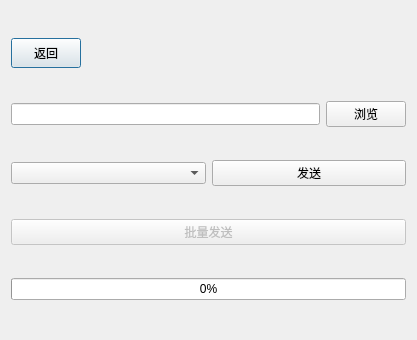
<?xml version="1.0" encoding="UTF-8"?>
<ui version="4.0">
 <class>FileSend</class>
 <widget class="QDialog" name="FileSend">
  <property name="geometry">
   <rect>
    <x>0</x>
    <y>0</y>
    <width>417</width>
    <height>340</height>
   </rect>
  </property>
  <property name="windowTitle">
   <string>文件传输</string>
  </property>
  <property name="styleSheet">
   <string notr="true"/>
  </property>
  <layout class="QGridLayout" name="gridLayout">
   <item row="0" column="0">
    <widget class="QPushButton" name="fanhui">
     <property name="maximumSize">
      <size>
       <width>70</width>
       <height>30</height>
      </size>
     </property>
     <property name="text">
      <string>返回</string>
     </property>
    </widget>
   </item>
   <item row="0" column="1">
    <spacer name="horizontalSpacer">
     <property name="orientation">
      <enum>Qt::Horizontal</enum>
     </property>
     <property name="sizeHint" stdset="0">
      <size>
       <width>339</width>
       <height>20</height>
      </size>
     </property>
    </spacer>
   </item>
   <item row="1" column="0" colspan="2">
    <layout class="QHBoxLayout" name="horizontalLayout">
     <item>
      <widget class="QLineEdit" name="fileEdit"/>
     </item>
     <item>
      <widget class="QPushButton" name="selectBt">
       <property name="text">
        <string>浏览</string>
       </property>
      </widget>
     </item>
    </layout>
   </item>
   <item row="2" column="0" colspan="2">
    <layout class="QHBoxLayout" name="horizontalLayout_2">
     <item>
      <widget class="QComboBox" name="ipBox"/>
     </item>
     <item>
      <widget class="QPushButton" name="sendBt">
       <property name="text">
        <string>发送</string>
       </property>
      </widget>
     </item>
    </layout>
   </item>
   <item row="3" column="0" colspan="2">
    <widget class="QPushButton" name="sendallBt">
     <property name="enabled">
      <bool>false</bool>
     </property>
     <property name="text">
      <string>批量发送</string>
     </property>
    </widget>
   </item>
   <item row="4" column="0" colspan="2">
    <widget class="QProgressBar" name="progressBar">
     <property name="value">
      <number>0</number>
     </property>
    </widget>
   </item>
  </layout>
 </widget>
 <resources/>
 <connections/>
</ui>
